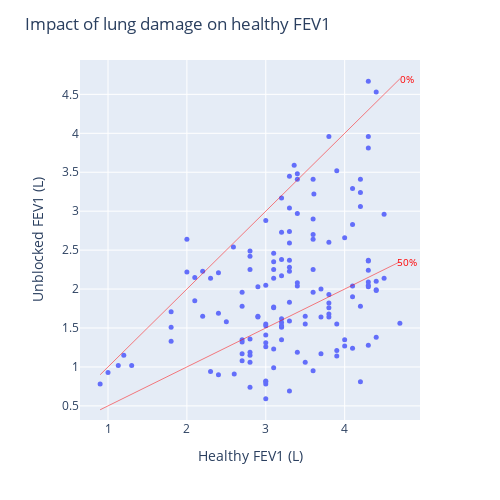

Notebook source saved alongside this figure:
### Code cell
# Factor function for unblocked FEV1 (L)
df_unblocked_factor=pd.DataFrame(columns=['ID,', 'Unblocked FEV1 (L)', 'Healthy FEV1 (L)'])
for id in O2_FEV1.ID.unique():
  # For a given patient id, filter the FEV1 measurements
  mask = O2_FEV1['ID'] == id
  O2_FEV1_patient = O2_FEV1[mask]
  # Find the unblocked FEV1 (L). We assume that, over the 6 months study period, the patient has done some measurements where he was not blocked
  # To avoid taking an outlier up, which is third highest FEV1 measurement
  rmax=O2_FEV1_patient['FEV1'].nlargest(3).iloc[-1]
  # Get the theoretical healthy FEV1 (L)
  healthy_fev1=O2_FEV1_patient['FEV1 Set As'].iloc[0]
  # Add the patient id, reversed max FEV1 and healthy FEV1 (L) to the dataframe
  new_row = pd.DataFrame({'ID': [id], 'Unblocked FEV1 (L)': [rmax], 'Healthy FEV1 (L)': [healthy_fev1]})
  df_unblocked_factor = pd.concat([df_unblocked_factor, new_row])


def add_lung_damage(fig, df, lung_damage_prct):
  xmax=df['Healthy FEV1 (L)'].max(); xmin=df['Healthy FEV1 (L)'].min()
  a=1-lung_damage_prct/100
  fig.add_shape(type="line", x0=xmin, y0=a*xmin, x1=xmax, y1=a*xmax, line=dict(color="Red", width=0.5))
  # Add line legend for no lung damage
  fig.add_annotation(x=1.02*xmax, y=a*xmax, text="{}%".format(lung_damage_prct), showarrow=False, font=dict(size=10, color="Red"))

# Plot a scatter of unblocked FEV1 (L) against healthy FEV1 (L)
fig = px.scatter(df_unblocked_factor, x='Healthy FEV1 (L)', y='Unblocked FEV1 (L)')
add_lung_damage(fig, df_unblocked_factor, 0)
add_lung_damage(fig, df_unblocked_factor, 50)
title="Impact of lung damage on healthy FEV1"
fig.update_layout(autosize=False, width=500, height=500, title="Impact of lung damage on healthy FEV1")
fig.update_traces(marker=dict(size=5),
                  selector=dict(mode='markers'))
fig.show()
# Save figure
fig.write_image("{}/Factors - {}.pdf".format(plotsdir, title), width=500, height=500)

### Figure 1 — Plotly figure (JSON) as saved in the notebook; plotly's stock layout.template omitted (floating-point values rounded to 4 significant figures; data arrays with more than 128 entries replaced by an {"elided": "..."} marker saying what was removed)
{"data": [{"hovertemplate": "Healthy FEV1 (L)=%{x}<br>Unblocked FEV1 (L)=%{y}<extra></extra>", "legendgroup": "", "marker": {"color": "#636efa", "size": 5, "symbol": "circle"}, "mode": "markers", "name": "", "orientation": "v", "showlegend": false, "type": "scatter", "x": {"elided": "141 float values"}, "xaxis": "x", "y": {"elided": "141 float values"}, "yaxis": "y"}], "layout": {"annotations": [{"font": {"color": "Red", "size": 10}, "showarrow": false, "text": "0%", "x": 4.794, "y": 4.7}, {"font": {"color": "Red", "size": 10}, "showarrow": false, "text": "50%", "x": 4.794, "y": 2.35}], "autosize": false, "height": 500, "legend": {"tracegroupgap": 0}, "margin": {"t": 60}, "shapes": [{"line": {"color": "Red", "width": 0.5}, "type": "line", "x0": 0.9, "x1": 4.7, "y0": 0.9, "y1": 4.7}, {"line": {"color": "Red", "width": 0.5}, "type": "line", "x0": 0.9, "x1": 4.7, "y0": 0.45, "y1": 2.35}], "title": {"text": "Impact of lung damage on healthy FEV1"}, "width": 500, "xaxis": {"anchor": "y", "domain": [0, 1], "title": {"text": "Healthy FEV1 (L)"}}, "yaxis": {"anchor": "x", "domain": [0, 1], "title": {"text": "Unblocked FEV1 (L)"}}}}
